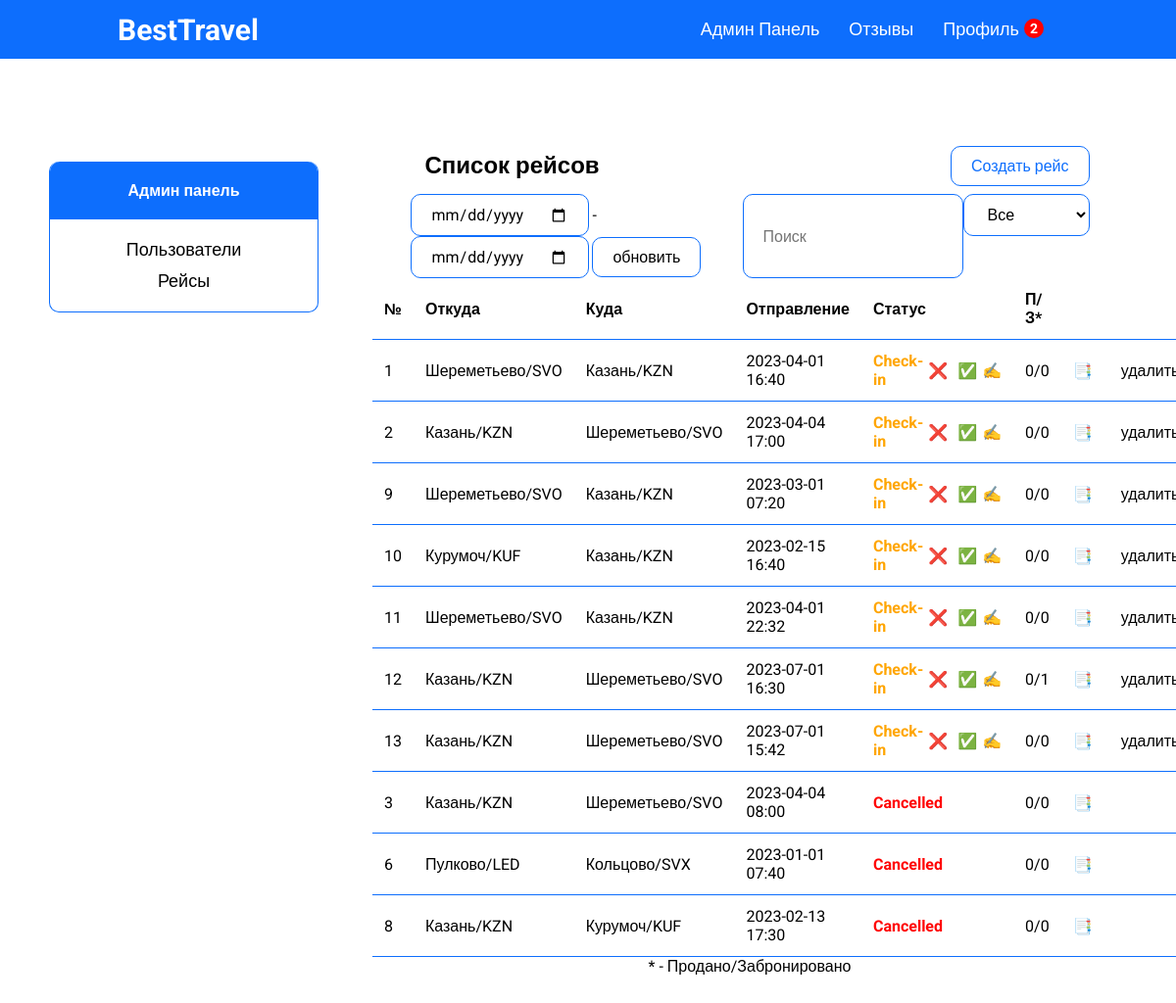
Screenshot of /admin-flights-page.php?page=1 (signed in) with the database file from the repository.
### tables this page shows
CREATE TABLE `flights` (
  `flight_id` int(11) NOT NULL,
  `scheduled_departure` datetime NOT NULL,
  `scheduled_arrival` datetime NOT NULL,
  `departure_airport` int(11) NOT NULL,
  `arrival_airport` int(11) NOT NULL,
  `status_id` int(11) NOT NULL,
  `aircraft_id` int(11) NOT NULL,
  `price` int(11) NOT NULL,
  `actual_departure` datetime DEFAULT NULL,
  `actual_arrival` datetime DEFAULT NULL
);

CREATE TABLE `airports` (
  `airport_id` int(11) NOT NULL,
  `airport_name` varchar(255) NOT NULL,
  `city_id` int(11) NOT NULL,
  `airport_code` varchar(11) NOT NULL
);

CREATE TABLE `statuses` (
  `status_id` int(11) NOT NULL,
  `status` varchar(30) NOT NULL
);

### functions/methods.php (called while the page is built)
<?php
    class Methods
    {
        public function pagination($array, $max, $page) {
            $max_results = $max;
            $pages = count($array) < $max_results ? 0 : ceil(count($array) / $max_results);
            $offset = $max_results * ($page - 1);
            $items = array_slice($array, $offset, $max_results);
            return ['array' => $items, 'pages' => $pages];
        }
        public function convDate($date) {
            $x = new DateTime($date);
            return $x->format('Y-m-d');
        }
        public function convTime($date) {
            $x = new DateTime($date);
            return $x->format('H:i');
        }
  }
  $mtd = new Methods;
?>

### database/requests.php (called while the page is built, shortened)
<?php
function getAll($string)
{
    require 'connect.php';
    $data = mysqli_query($connect, $string);
    if (mysqli_num_rows($data) > 0) {
        return mysqli_fetch_all($data, MYSQLI_ASSOC);
    } else {
        return false;
    }
}
class ApiProvider
{
    public function getAllFlights($status)
    {
        return getAll("
        select f.flight_id, f.scheduled_departure, f.scheduled_arrival,
        da.airport_name as d_name, da.airport_code as d_code,
        aa.airport_name as a_name, aa.airport_code as a_code,
        s.status, a.model, f.price,
        (select count(ticket_id) from tickets t
        left join bookings b on b.book_id = t.book_id
        where b.flight_id = f.flight_id and f.status_id = '3') as sold,
        (select count(book_id) from bookings
        where flight_id = f.flight_id and f.status_id = '1') as booked
        from flights f
        left join airports da on da.airport_id = f.departure_airport
        left join airports aa on aa.airport_id = f.arrival_airport
        left join statuses s on s.status_id = f.status_id
        left join aircrafts a on a.aircraft_id = f.aircraft_id
        where s.status like '%$status%'
      ");
    }
}
?>

### admin-flights-page.php (the view, shortened to what this page needs)
<?php
require_once 'database/requests.php';
require_once 'functions/methods.php';
$flights = $provider->getAllFlights($_SESSION['admin-status']);
if ($flights) {
    $pagination = $mtd->pagination($flights, 10, $_GET['page']);
    $flights = $pagination['array'];
}
?>
<!DOCTYPE html>
<html lang="ru">
<?php require 'templates/head.php'; ?>
<body>
<?php require_once 'templates/header.php'; ?>
<div class="container df jcsb fw">
    <?php require_once 'templates/aside.php'; ?>
    <main class="df fc jcc aic">
        <div class="df jcsb w-90 aic">
            <h2 class="tac admin-title">Список рейсов</h2>
            <a href="add-flight-page.php">
                <button class="btn">Создать рейс</button>
            </a>
        </div>
        <div class="df w-90 jcsb">
            <form method="post">
                <input name="start" type="date">
                <span> - </span>
                <input name="end" type="date">
                <button>обновить</button>
            </form>
            <input id="search" placeholder="Поиск" type="text">
            <form method="post">
                <select name="sort" onchange="this.form.submit()">
                    <option value="" hidden>
                        <?php if ($_SESSION['status'] == 'Landed'): ?>
                            Закрыт
                        <?php elseif ($_SESSION['status'] == 'Cancelled'): ?>
                            Отменен
                        <?php elseif ($_SESSION['status'] == 'Check-in'): ?>
                            Новый
                        <?php elseif ($_SESSION['status'] == ''): ?>
                            Все
                        <?php endif; ?>
                    </option>
                </select>
            </form>
        </div>
        <?php if ($flights): ?>
            <table class='history-table'>
                <tr class='history-tr'>
                    <th>№</th>
                    <th>Откуда</th>
                    <th>Куда</th>
                    <th>Отправление</th>
                    <th>Статус</th>
                    <th>П/З*</th>
                    <th></th>
                    <th></th>
                </tr>
                <?php foreach ($flights as $item): ?>
                    <tr class='history-tr'>
                        <td><?= $item['flight_id'] ?></td>
                        <td class="search-list"><?= $item['d_name'] ?>/<?= $item['d_code'] ?></td>
                        <td><?= $item['a_name'] ?>/<?= $item['a_code'] ?></td>
                        <td>
                            <?= $mtd->convDate($item['scheduled_departure']) ?>
                            <?= $mtd->convTime($item['scheduled_departure']) ?>
                        </td>
                        <td>
                            <?php if ($item['status'] == 'Landed'): ?>
                                <p class='landed'><?= $item['status'] ?></p>
                            <?php elseif ($item['status'] == 'Cancelled'): ?>
                                <p class='cancelled'><?= $item['status'] ?></p>
                            <?php elseif ($item['status'] == 'Check-in'): ?>
                                <div class='refund'>
                                    <?= $item['status'] ?>
                                    <form action="" method='post'>
                                        <button name='cancel'
                                                value='<?= $item['flight_id']; ?>'
                                                class="cancel-btn" type='submit'>&#10060;
                                        </button>
                                    </form>
                                    <form action="" method='post'>
                                        <button name='accept'
                                                value='<?= $item['flight_id']; ?>'
                                                class="cancel-btn" type='submit'>&#9989;
                                        </button>
                                    </form>
                                    <a href="update-flight-page.php/<?= $item['flight_id']; ?>">&#9997;</a>
                                </div>
                            <?php endif; ?>
                        </td>
                        <td>
                            <?= $item['sold'] ?>/<?= $item['booked'] ?>
                        </td>
                        <td>
                            <a href="flight-pass-page.php/<?= $item['flight_id'] ?>">&#128209;</a>
                        </td>
                        <td>
                            <?php if($item['status'] == 'Check-in'): ?>
                                <form method='post'>
                                    <button name='delete'
                                            value='<?= $item['flight_id']; ?>'
                                            class="cancel-btn" type='submit'>удалить
                                    </button>
                                </form>
                            <?php endif; ?>
                        </td>
                    </tr>
                <?php endforeach; ?>
            </table>
            * - Продано/Забронировано
        <?php else: ?>
            <h2 class="tac">Нет данных</h2>
        <?php endif; ?>
    </main>
</div>
</body>
</html>

### assets/css/style.css (style rules this page uses)
* { margin: 0; padding: 0; box-sizing: border-box; font-family: 'Roboto', sans-serif; }
html { scroll-behavior: smooth; }
body { overflow-x: hidden; }
.container { max-width: 1600px; margin: 0 auto; }
a { text-decoration: none; color: black; }
h1, h2, h3, h4, h5 { padding: 15px; }
.w-90 { width: 90%; }
.df { display: flex; }
.fc { flex-direction: column; }
.jcsb { justify-content: space-between; }
.jcc { justify-content: center; }
.aic { align-items: center; }
.tac { text-align: center; }
.fw { flex-wrap: wrap; }
.btn { transition: .2s linear; color: #0d6efd; }
button, input, select { background-color: white; padding: 10px 20px; border-radius: 10px; border: 1px solid #0d6efd; font-size: 16px; }
button { cursor: pointer; }
main { width: 75%; margin-top: 30px; }
.history-table { width: 90%; border-collapse: collapse; margin: 0 auto; }
.history-tr > th, td { border: solid #0d6efd; border-width: 0 0 1px 0; }
.history-tr > th, td { text-align: left; padding: 12px; }
.refund, .landed, .cancelled { font-weight: bold; }
.refund { color: orange; display: flex; align-items: center; }
.cancel-btn { padding: 5px; border: none; }
.cancelled { color: red; }
@media screen and (max-width: 1600px) { .container { padding: 50px; } }
@media screen and (max-width: 1600px) { main { width: 70%; } }

### rows the page displays
flights: flight_id "1", departure_airport.airport_name "Шереметьево", departure_airport.airport_code "SVO", arrival_airport.airport_name "Казань", arrival_airport.airport_code "KZN", scheduled_departure "2023-04-01", scheduled_departure "16:40", status.status "Check-in", sold "0", booked "0"
flights: flight_id "2", departure_airport.airport_name "Казань", departure_airport.airport_code "KZN", arrival_airport.airport_name "Шереметьево", arrival_airport.airport_code "SVO", scheduled_departure "2023-04-04", scheduled_departure "17:00", status.status "Check-in", sold "0", booked "0"
flights: flight_id "9", departure_airport.airport_name "Шереметьево", departure_airport.airport_code "SVO", arrival_airport.airport_name "Казань", arrival_airport.airport_code "KZN", scheduled_departure "2023-03-01", scheduled_departure "07:20", status.status "Check-in", sold "0", booked "0"
flights: flight_id "10", departure_airport.airport_name "Курумоч", departure_airport.airport_code "KUF", arrival_airport.airport_name "Казань", arrival_airport.airport_code "KZN", scheduled_departure "2023-02-15", scheduled_departure "16:40", status.status "Check-in", sold "0", booked "0"
flights: flight_id "11", departure_airport.airport_name "Шереметьево", departure_airport.airport_code "SVO", arrival_airport.airport_name "Казань", arrival_airport.airport_code "KZN", scheduled_departure "2023-04-01", scheduled_departure "22:32", status.status "Check-in", sold "0", booked "0"
flights: flight_id "12", departure_airport.airport_name "Казань", departure_airport.airport_code "KZN", arrival_airport.airport_name "Шереметьево", arrival_airport.airport_code "SVO", scheduled_departure "2023-07-01", scheduled_departure "16:30", status.status "Check-in", sold "0", booked "1"
flights: flight_id "13", departure_airport.airport_name "Казань", departure_airport.airport_code "KZN", arrival_airport.airport_name "Шереметьево", arrival_airport.airport_code "SVO", scheduled_departure "2023-07-01", scheduled_departure "15:42", status.status "Check-in", sold "0", booked "0"
flights: flight_id "3", departure_airport.airport_name "Казань", departure_airport.airport_code "KZN", arrival_airport.airport_name "Шереметьево", arrival_airport.airport_code "SVO", scheduled_departure "2023-04-04", scheduled_departure "08:00", status.status "Cancelled", sold "0", booked "0"
flights: flight_id "6", departure_airport.airport_name "Пулково", departure_airport.airport_code "LED", arrival_airport.airport_name "Кольцово", arrival_airport.airport_code "SVX", scheduled_departure "2023-01-01", scheduled_departure "07:40", status.status "Cancelled", sold "0", booked "0"
flights: flight_id "8", departure_airport.airport_name "Казань", departure_airport.airport_code "KZN", arrival_airport.airport_name "Курумоч", arrival_airport.airport_code "KUF", scheduled_departure "2023-02-13", scheduled_departure "17:30", status.status "Cancelled", sold "0", booked "0"

### other values shown
count($provider->getNotifications($_SESSION['user']['id'])) "2"
